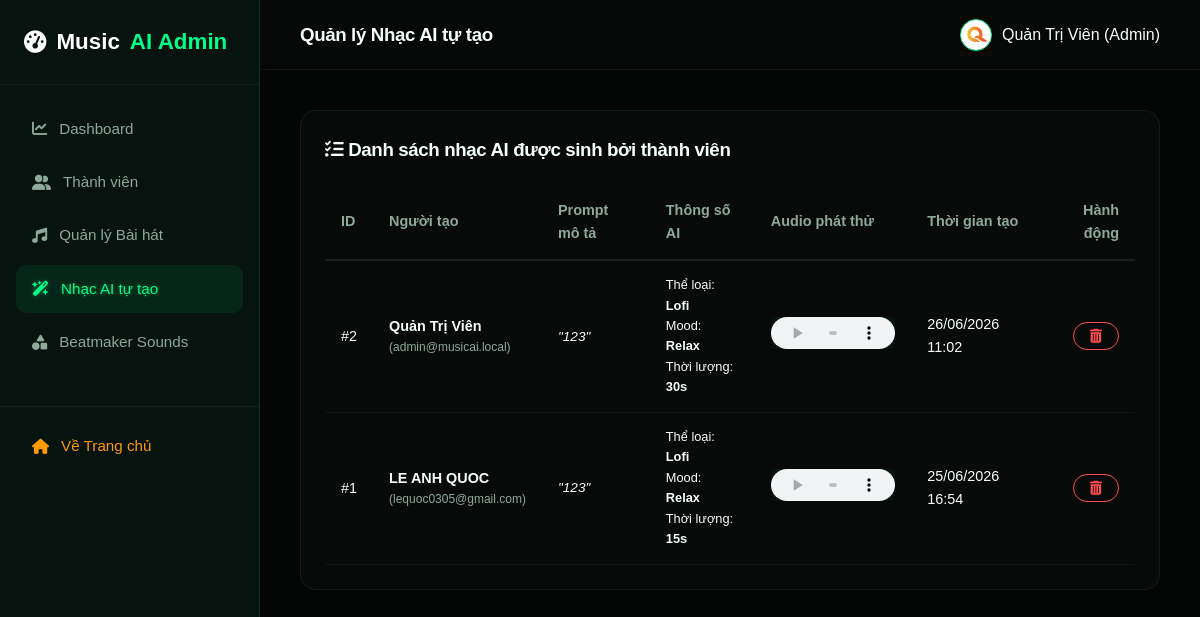
Screenshot of /admin/ai_music.php (signed in) with the database file from the repository.
### tables this page shows
CREATE TABLE `ai_songs` (
  `id` int(11) NOT NULL,
  `user_id` int(11) NOT NULL COMMENT 'ID của thành viên sở hữu',
  `prompt` text NOT NULL COMMENT 'Mô tả đầu vào gửi cho AI',
  `genre` varchar(50) NOT NULL COMMENT 'Thể loại nhạc do AI áp dụng',
  `mood` varchar(50) NOT NULL COMMENT 'Tâm trạng bài hát',
  `duration` int(11) NOT NULL COMMENT 'Thời lượng nhạc (giây)',
  `audio_file` varchar(255) NOT NULL COMMENT 'Đường dẫn file âm thanh kết quả',
  `created_at` timestamp NOT NULL DEFAULT current_timestamp()
);

CREATE TABLE `users` (
  `id` int(11) NOT NULL,
  `name` varchar(100) NOT NULL COMMENT 'Họ và tên thành viên',
  `email` varchar(150) NOT NULL COMMENT 'Địa chỉ email đăng nhập',
  `password` varchar(255) NOT NULL COMMENT 'Mật khẩu đã mã hóa bcrypt',
  `role` enum('user','admin') DEFAULT 'user' COMMENT 'Phân quyền tài khoản',
  `avatar` varchar(255) DEFAULT NULL COMMENT 'Đường dẫn ảnh đại diện',
  `created_at` timestamp NOT NULL DEFAULT current_timestamp(),
  `updated_at` timestamp NOT NULL DEFAULT current_timestamp() ON UPDATE current_timestamp()
);

### config/config.php (called while the page is built, shortened)
<?php
function url($path = '') {
    return BASE_URL . ltrim($path, '/');
}
function sanitize($data) {
    return htmlspecialchars(strip_tags(trim($data)), ENT_QUOTES, 'UTF-8');
}

### admin/ai_music.php (the view, shortened to what this page needs)
<?php
require_once __DIR__ . '/admin_header.php';
$ai_songs = [];
if ($db_connected && $conn) {
    try {
        $stmt = $conn->query("SELECT a.*, u.name as user_name, u.email as user_email
                                FROM ai_songs a
                                LEFT JOIN users u ON a.user_id = u.id
                                ORDER BY a.id DESC");
        $ai_songs = $stmt->fetchAll();
    } catch (PDOException $e) {
        $ai_songs = $fallback_ai_songs;
    }
} else {
    $ai_songs = $fallback_ai_songs;
}
?>
<div class="admin-table-card" style="margin-top: 0;">
    <h3 style="margin-bottom: 20px;"><i class="fa-solid fa-list-check"></i> Danh sách nhạc AI được sinh bởi thành viên</h3>
    <table class="admin-table">
        <thead>
            <tr>
                <th>ID</th>
                <th>Người tạo</th>
                <th>Prompt mô tả</th>
                <th>Thông số AI</th>
                <th>Audio phát thử</th>
                <th>Thời gian tạo</th>
                <th style="text-align: right;">Hành động</th>
            </tr>
        </thead>
        <tbody>
            <?php foreach ($ai_songs as $song): ?>
                <?php
                    $creator = isset($song['user_name']) ? sanitize($song['user_name']) : 'User Demo';
                    $creator_email = isset($song['user_email']) ? ' (' . sanitize($song['user_email']) . ')' : '';
                    $audio_url = url($song['audio_file']);
                ?>
                <tr>
                    <td>#<?php echo $song['id']; ?></td>
                    <td>
                        <strong><?php echo $creator; ?></strong>
                        <div style="font-size: 0.75rem; color: var(--text-muted);"><?php echo $creator_email; ?></div>
                    </td>
                    <td style="max-width: 250px; font-style: italic; font-size: 0.85rem;" title="<?php echo sanitize($song['prompt']); ?>">
                        "<?php echo sanitize($song['prompt']); ?>"
                    </td>
                    <td>
                        <div style="font-size: 0.8rem;">Thể loại: <strong><?php echo sanitize($song['genre']); ?></strong></div>
                        <div style="font-size: 0.8rem;">Mood: <strong><?php echo sanitize($song['mood']); ?></strong></div>
                        <div style="font-size: 0.8rem;">Thời lượng: <strong><?php echo $song['duration']; ?>s</strong></div>
                    </td>
                    <td>
                        <audio src="<?php echo $audio_url; ?>" controls style="height:32px; width:180px; max-width:100%; border-radius:4px; outline:none; background:#07130f;"></audio>
                    </td>
                    <td><?php echo date('d/m/Y H:i', strtotime($song['created_at'])); ?></td>
                    <td style="text-align: right;">
                        <form method="POST" action="" style="display:inline;" onsubmit="return confirm('Bạn chắc chắn muốn xóa tác phẩm AI này?')">
                            <button type="submit" class="btn btn-outline btn-sm" title="Xóa nhạc AI" style="border-color:#ff4d4d; color:#ff4d4d;">
                                <i class="fa-solid fa-trash-can"></i>
                            </button>
                        </form>
                    </td>
                </tr>
            <?php endforeach; ?>
        </tbody>
    </table>
</div>

### assets/css/style.css (style rules this page uses)
:root { --bg-main: #050807; --bg-soft: #07130f; --bg-card: rgba(255, 255, 255, 0.06); --bg-card-hover: rgba(255, 255, 255, 0.1); --green-main: #00ff88; --green-hover: #00dd77; --green-dark: #0d3b2e; --green-glow: rgba(0, 255, 136, 0.35); --text-main: #f4fff9; --text-muted: #8da99a; --border-green: rgba(0, 255, 136, 0.18); --border-light: rgba(255, 255, 255, 0.08); --font-heading: 'Be Vietnam Pro', sans-serif; --font-body: 'Be Vietnam Pro', sans-serif; --transition-fast: 0.2s ease; --transition-normal: 0.3s ease; --transition-slow: 0.5s ease; }
* { margin: 0; padding: 0; box-sizing: border-box; }
body { background-color: var(--bg-main); color: var(--text-main); font-family: var(--font-body); line-height: 1.6; overflow-x: hidden; }
h1, h2, h3, h4, h5, h6 { font-family: var(--font-heading); font-weight: 700; letter-spacing: -0.02em; color: var(--text-main); }
.btn { display: inline-flex; align-items: center; justify-content: center; gap: 8px; font-family: var(--font-heading); font-weight: 600; padding: 10px 24px; border-radius: 30px; border: none; cursor: pointer; transition: all var(--transition-normal); }
.btn-sm { padding: 6px 16px; font-size: 0.875rem; }
.btn-outline { background: transparent; color: var(--text-main); border: 1px solid var(--green-main); }

### admin/admin_header.php (style rules this page uses)
body { background-color: #030605; color: #f4fff9; display: flex; min-height: 100vh; }
.admin-table-card { background: rgba(255, 255, 255, 0.02); border: 1px solid rgba(255, 255, 255, 0.06); border-radius: 16px; padding: 24px; margin-top: 20px; overflow-x: auto; }
.admin-table { width: 100%; border-collapse: collapse; text-align: left; }
.admin-table th, .admin-table td { padding: 14px 16px; border-bottom: 1px solid rgba(255, 255, 255, 0.04); font-size: 0.9rem; }
.admin-table th { font-family: var(--font-heading); color: var(--text-muted); font-weight: 600; border-bottom: 2px solid rgba(255, 255, 255, 0.08); }

### rows the page displays
ai_songs: id "2", user.name "Quản Trị Viên", user.email "(admin@musicai.local)", prompt "123", genre "Lofi", mood "Relax", duration "30", created_at "26/06/2026 11:02"
ai_songs: id "1", user.name "LE ANH QUOC", user.email "(lequoc0305@gmail.com)", prompt "123", genre "Lofi", mood "Relax", duration "15", created_at "25/06/2026 16:54"

### other values shown
$page_title "Quản lý Nhạc AI tự tạo"
$_SESSION['user']['name'] "Quản Trị Viên"
